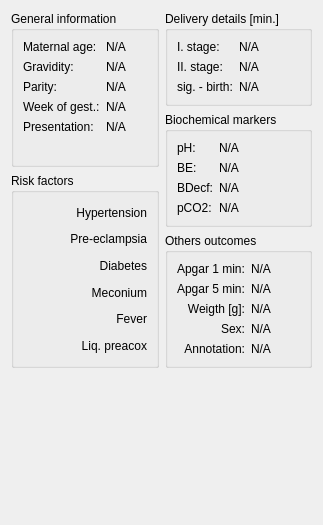
<?xml version="1.0" encoding="UTF-8"?>
<ui version="4.0">
 <class>ClinInfoWidget</class>
 <widget class="QWidget" name="ClinInfoWidget">
  <property name="geometry">
   <rect>
    <x>0</x>
    <y>0</y>
    <width>323</width>
    <height>525</height>
   </rect>
  </property>
  <property name="windowTitle">
   <string>Form</string>
  </property>
  <layout class="QGridLayout" name="gridLayout">
   <item row="2" column="0" rowspan="2">
    <widget class="QGroupBox" name="gpRiskFactors">
     <property name="title">
      <string>Risk factors</string>
     </property>
     <layout class="QVBoxLayout" name="verticalLayout">
      <item>
       <widget class="QLabel" name="label_hypertension">
        <property name="text">
         <string>Hypertension</string>
        </property>
        <property name="alignment">
         <set>Qt::AlignRight|Qt::AlignTrailing|Qt::AlignVCenter</set>
        </property>
       </widget>
      </item>
      <item>
       <widget class="QLabel" name="label_preeclampsia">
        <property name="text">
         <string>Pre-eclampsia</string>
        </property>
        <property name="alignment">
         <set>Qt::AlignRight|Qt::AlignTrailing|Qt::AlignVCenter</set>
        </property>
       </widget>
      </item>
      <item>
       <widget class="QLabel" name="label_diabetes">
        <property name="text">
         <string>Diabetes</string>
        </property>
        <property name="alignment">
         <set>Qt::AlignRight|Qt::AlignTrailing|Qt::AlignVCenter</set>
        </property>
       </widget>
      </item>
      <item>
       <widget class="QLabel" name="label_meconium">
        <property name="text">
         <string>Meconium</string>
        </property>
        <property name="alignment">
         <set>Qt::AlignRight|Qt::AlignTrailing|Qt::AlignVCenter</set>
        </property>
       </widget>
      </item>
      <item>
       <widget class="QLabel" name="label_fever">
        <property name="text">
         <string>Fever</string>
        </property>
        <property name="alignment">
         <set>Qt::AlignRight|Qt::AlignTrailing|Qt::AlignVCenter</set>
        </property>
       </widget>
      </item>
      <item>
       <widget class="QLabel" name="label_libpreacox">
        <property name="text">
         <string>Liq. preacox</string>
        </property>
        <property name="alignment">
         <set>Qt::AlignRight|Qt::AlignTrailing|Qt::AlignVCenter</set>
        </property>
       </widget>
      </item>
     </layout>
    </widget>
   </item>
   <item row="1" column="1" rowspan="2">
    <widget class="QGroupBox" name="gpBiochem">
     <property name="title">
      <string>Biochemical markers</string>
     </property>
     <layout class="QFormLayout" name="formLayout_2">
      <item row="0" column="0">
       <widget class="QLabel" name="label1">
        <property name="text">
         <string>pH:</string>
        </property>
       </widget>
      </item>
      <item row="0" column="1">
       <widget class="QLabel" name="label_ph">
        <property name="text">
         <string>N/A</string>
        </property>
       </widget>
      </item>
      <item row="1" column="0">
       <widget class="QLabel" name="label2">
        <property name="text">
         <string>BE:</string>
        </property>
       </widget>
      </item>
      <item row="1" column="1">
       <widget class="QLabel" name="label_be">
        <property name="text">
         <string>N/A</string>
        </property>
       </widget>
      </item>
      <item row="2" column="0">
       <widget class="QLabel" name="label3">
        <property name="text">
         <string>BDecf:</string>
        </property>
       </widget>
      </item>
      <item row="2" column="1">
       <widget class="QLabel" name="label_bdecf">
        <property name="text">
         <string>N/A</string>
        </property>
       </widget>
      </item>
      <item row="3" column="0">
       <widget class="QLabel" name="label3_2">
        <property name="text">
         <string>pCO2:</string>
        </property>
       </widget>
      </item>
      <item row="3" column="1">
       <widget class="QLabel" name="label_pco2">
        <property name="text">
         <string>N/A</string>
        </property>
       </widget>
      </item>
     </layout>
    </widget>
   </item>
   <item row="3" column="1">
    <widget class="QGroupBox" name="gpOtherOutcome">
     <property name="title">
      <string>Others outcomes</string>
     </property>
     <layout class="QGridLayout" name="gridLayout_2">
      <item row="2" column="0" colspan="2">
       <widget class="QLabel" name="label1_7">
        <property name="text">
         <string>Weigth [g]:</string>
        </property>
        <property name="alignment">
         <set>Qt::AlignRight|Qt::AlignTrailing|Qt::AlignVCenter</set>
        </property>
       </widget>
      </item>
      <item row="3" column="0" rowspan="2" colspan="2">
       <widget class="QLabel" name="label1_8">
        <property name="text">
         <string>Sex:</string>
        </property>
        <property name="alignment">
         <set>Qt::AlignRight|Qt::AlignTrailing|Qt::AlignVCenter</set>
        </property>
       </widget>
      </item>
      <item row="0" column="2" colspan="2">
       <widget class="QLabel" name="label_apgar1">
        <property name="text">
         <string>N/A</string>
        </property>
       </widget>
      </item>
      <item row="0" column="0" colspan="2">
       <widget class="QLabel" name="label1_5">
        <property name="text">
         <string>Apgar 1 min:</string>
        </property>
       </widget>
      </item>
      <item row="1" column="0" colspan="2">
       <widget class="QLabel" name="label1_6">
        <property name="text">
         <string>Apgar 5 min:</string>
        </property>
       </widget>
      </item>
      <item row="1" column="2" colspan="2">
       <widget class="QLabel" name="label_apgar5">
        <property name="text">
         <string>N/A</string>
        </property>
       </widget>
      </item>
      <item row="2" column="2" colspan="2">
       <widget class="QLabel" name="label_weigth">
        <property name="text">
         <string>N/A</string>
        </property>
       </widget>
      </item>
      <item row="3" column="2" rowspan="2" colspan="2">
       <widget class="QLabel" name="label_sex">
        <property name="text">
         <string>N/A</string>
        </property>
       </widget>
      </item>
      <item row="5" column="2">
       <widget class="QLabel" name="label_annot">
        <property name="text">
         <string>N/A</string>
        </property>
       </widget>
      </item>
      <item row="5" column="0" colspan="2">
       <widget class="QLabel" name="label1_9">
        <property name="text">
         <string>Annotation:</string>
        </property>
        <property name="alignment">
         <set>Qt::AlignRight|Qt::AlignTrailing|Qt::AlignVCenter</set>
        </property>
       </widget>
      </item>
     </layout>
    </widget>
   </item>
   <item row="0" column="0" rowspan="2">
    <widget class="QGroupBox" name="gpGeneral">
     <property name="title">
      <string>General information</string>
     </property>
     <layout class="QFormLayout" name="formLayout">
      <item row="0" column="0">
       <widget class="QLabel" name="label4">
        <property name="text">
         <string>Maternal age:</string>
        </property>
       </widget>
      </item>
      <item row="0" column="1">
       <widget class="QLabel" name="label_maternal_age">
        <property name="text">
         <string>N/A</string>
        </property>
       </widget>
      </item>
      <item row="1" column="0">
       <widget class="QLabel" name="label5">
        <property name="text">
         <string>Gravidity:</string>
        </property>
       </widget>
      </item>
      <item row="1" column="1">
       <widget class="QLabel" name="label_gravidity">
        <property name="text">
         <string>N/A</string>
        </property>
       </widget>
      </item>
      <item row="2" column="0">
       <widget class="QLabel" name="label6">
        <property name="text">
         <string>Parity:</string>
        </property>
       </widget>
      </item>
      <item row="2" column="1">
       <widget class="QLabel" name="label_parity">
        <property name="text">
         <string>N/A</string>
        </property>
       </widget>
      </item>
      <item row="3" column="0">
       <widget class="QLabel" name="label7_2">
        <property name="text">
         <string>Week of gest.:</string>
        </property>
       </widget>
      </item>
      <item row="3" column="1">
       <widget class="QLabel" name="label_week_gestation">
        <property name="text">
         <string>N/A</string>
        </property>
       </widget>
      </item>
      <item row="4" column="0">
       <widget class="QLabel" name="label7">
        <property name="text">
         <string>Presentation:</string>
        </property>
       </widget>
      </item>
      <item row="4" column="1">
       <widget class="QLabel" name="label_presentation">
        <property name="text">
         <string>N/A</string>
        </property>
       </widget>
      </item>
     </layout>
    </widget>
   </item>
   <item row="0" column="1">
    <widget class="QGroupBox" name="groupBox">
     <property name="title">
      <string>Delivery details [min.]</string>
     </property>
     <layout class="QFormLayout" name="formLayout_3">
      <item row="0" column="0">
       <widget class="QLabel" name="label1_2">
        <property name="text">
         <string>I. stage:</string>
        </property>
       </widget>
      </item>
      <item row="0" column="1">
       <widget class="QLabel" name="label_Istage">
        <property name="text">
         <string>N/A</string>
        </property>
       </widget>
      </item>
      <item row="1" column="1">
       <widget class="QLabel" name="label_IIstage">
        <property name="text">
         <string>N/A</string>
        </property>
       </widget>
      </item>
      <item row="1" column="0">
       <widget class="QLabel" name="label1_3">
        <property name="text">
         <string>II. stage:</string>
        </property>
       </widget>
      </item>
      <item row="2" column="0">
       <widget class="QLabel" name="label1_4">
        <property name="text">
         <string>sig. - birth:</string>
        </property>
       </widget>
      </item>
      <item row="2" column="1">
       <widget class="QLabel" name="label_sig2birth">
        <property name="text">
         <string>N/A</string>
        </property>
       </widget>
      </item>
     </layout>
    </widget>
   </item>
   <item row="4" column="1">
    <spacer name="verticalSpacer">
     <property name="orientation">
      <enum>Qt::Vertical</enum>
     </property>
     <property name="sizeHint" stdset="0">
      <size>
       <width>20</width>
       <height>40</height>
      </size>
     </property>
    </spacer>
   </item>
   <item row="4" column="0">
    <spacer name="verticalSpacer_2">
     <property name="orientation">
      <enum>Qt::Vertical</enum>
     </property>
     <property name="sizeHint" stdset="0">
      <size>
       <width>20</width>
       <height>40</height>
      </size>
     </property>
    </spacer>
   </item>
  </layout>
 </widget>
 <resources/>
 <connections/>
</ui>
